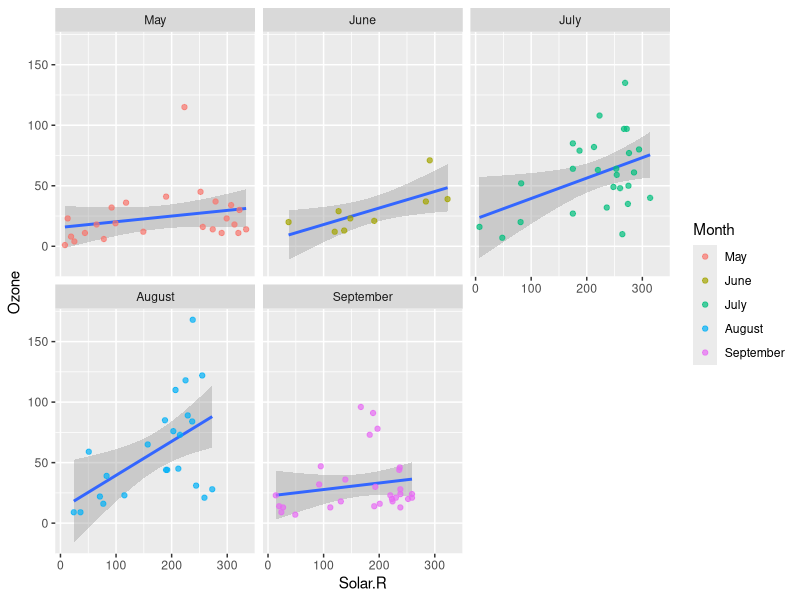
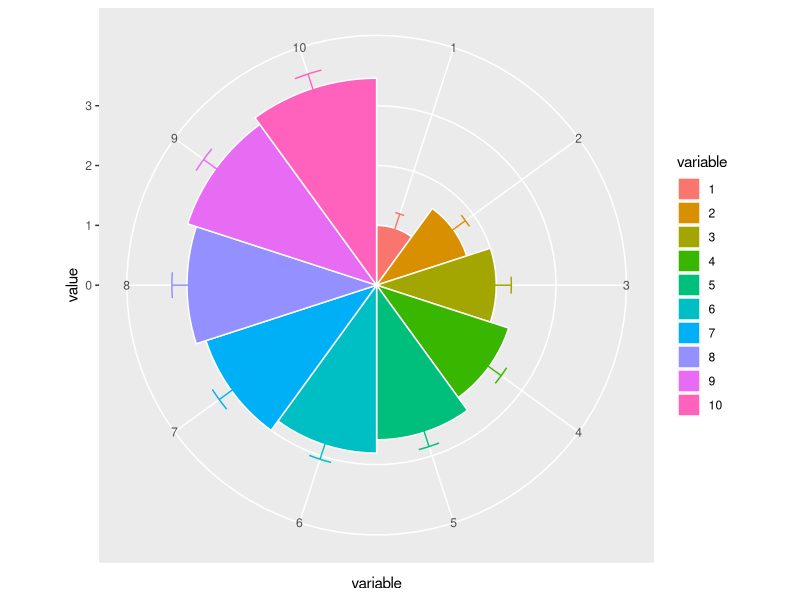
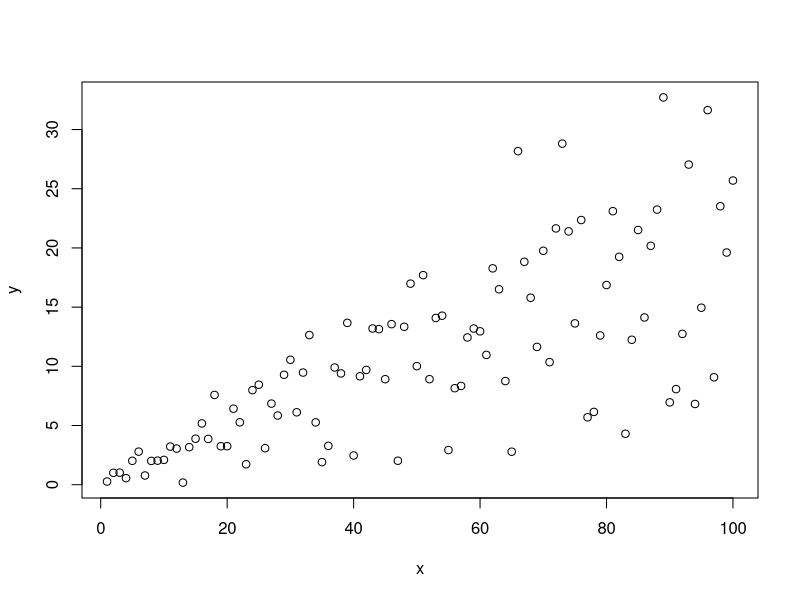

The R script that drew these images, in order:
## ---- chunk 1
library(ggplot2)
airquality$Month <- factor(airquality$Month, levels = 5:9, labels = month.name[5:9])

ggplot(data = na.omit(airquality), mapping = aes(x = Solar.R, y = Ozone)) +
    geom_smooth(method="lm", formula = 'y ~ x') +
    geom_point(aes(color = Month), alpha = 0.7) + facet_wrap(. ~ Month)
## ---- chunk 2
# function to compute standard error of mean
se <- function(x) sqrt(var(x)/length(x)) 

DF <- data.frame(variable = as.factor(1:10), value = log2(2:11))

ggplot(DF, aes(variable, value, fill = variable)) +
    geom_bar(width = 1, stat = "identity", color = "white") +
    geom_errorbar(aes(ymin = value - se(value), 
                      ymax = value + se(value), 
                      color = variable), 
                      width = .2) + 
    scale_y_continuous(breaks = 0:nlevels(DF$variable)) +
    coord_polar() 
## ---- chunk 3
x <- 1:100
y <- rnorm(100) + 1:100*rnorm(100, 0.2, 0.1)
plot(x, y)
